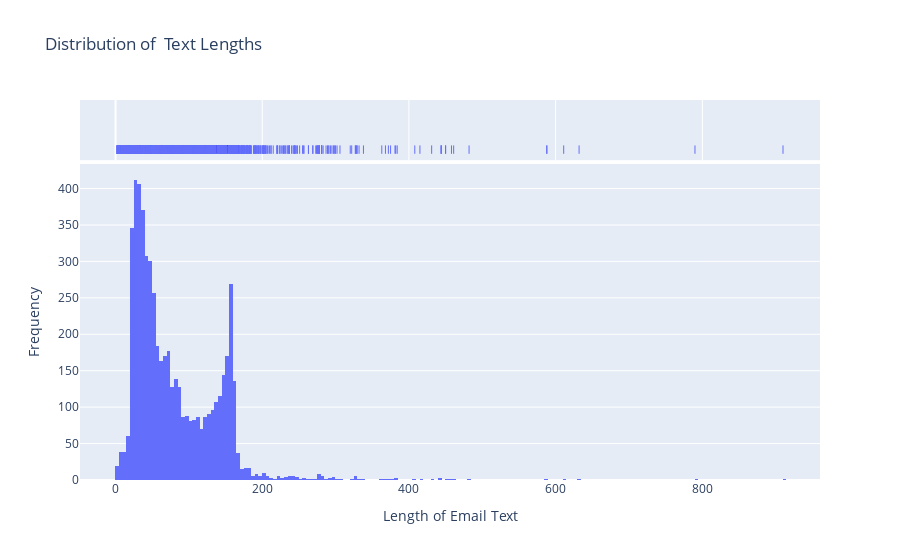

Source (notebook cell):
### Markdown cell above
###  Exploratory Data Analysis

### Code cell
# Check the total number of rows in the dataset

# Use the len() function to get the number of rows in the DataFrame.
# Print the total number of rows in the dataset.
total_rows = len(df)  

print(f'the total number of rows in the dataset: {total_rows}')
# Get a descriptive summary of the dataset
# Use the describe() method to generate descriptive statistics of the dataset.
# This includes metrics like count, mean, std deviation, min, max, and quartile values for numeric columns.
descriptive = df.describe()
print(descriptive)
# Create a new column 'Length' to store the length of each email text and plot a histogram to check the distribution

# Use the apply() method to apply the len() function to the 'Text' column.
# This calculates the length of each email text and stores it in a new column 'Length'.
df['Length'] = df['Text'].apply(len)
# Display the first five rows of the modified dataset to verify the changes.
print(df.head())
# Plot the distribution of the data using Plotly Express

# Import Plotly Express for interactive plotting.
import plotly.express as px
# Create a histogram to visualize the distribution of text lengths.
# The 'marginal' parameter adds a rug plot to the histogram for better distribution understanding.
fig = px.histogram(df, x='Length',title='Distribution of  Text Lengths', marginal='rug')

# Update the layout of the plot to add titles to the axes and show the legend.
fig.update_layout(xaxis_title='Length of Email Text', yaxis_title='Frequency')

# Show the plot.

fig.show()

### Figure 1 — Plotly figure (JSON) as saved in the notebook; plotly's stock layout.template omitted (floating-point values rounded to 4 significant figures; data arrays with more than 128 entries replaced by an {"elided": "..."} marker saying what was removed)
{"data": [{"alignmentgroup": "True", "bingroup": "x", "hovertemplate": "Length=%{x}<br>count=%{y}<extra></extra>", "legendgroup": "", "marker": {"color": "#636efa", "pattern": {"shape": ""}}, "name": "", "offsetgroup": "", "orientation": "v", "showlegend": false, "type": "histogram", "x": {"elided": "5572 int values"}, "xaxis": "x", "yaxis": "y"}, {"alignmentgroup": "True", "boxpoints": "all", "fillcolor": "rgba(255,255,255,0)", "hoveron": "points", "hovertemplate": "Length=%{x}<extra></extra>", "jitter": 0, "legendgroup": "", "line": {"color": "rgba(255,255,255,0)"}, "marker": {"color": "#636efa", "symbol": "line-ns-open"}, "name": "", "offsetgroup": "", "showlegend": false, "type": "box", "x": {"elided": "5572 int values"}, "xaxis": "x2", "yaxis": "y2"}], "layout": {"barmode": "relative", "legend": {"tracegroupgap": 0}, "title": {"text": "Distribution of  Text Lengths"}, "xaxis": {"anchor": "y", "domain": [0, 1], "title": {"text": "Length of Email Text"}}, "xaxis2": {"anchor": "y2", "domain": [0, 1], "matches": "x", "showgrid": true, "showticklabels": false}, "yaxis": {"anchor": "x", "domain": [0, 0.8316], "title": {"text": "Frequency"}}, "yaxis2": {"anchor": "x2", "domain": [0.8416, 1], "matches": "y2", "showgrid": false, "showline": false, "showticklabels": false, "ticks": ""}}}
